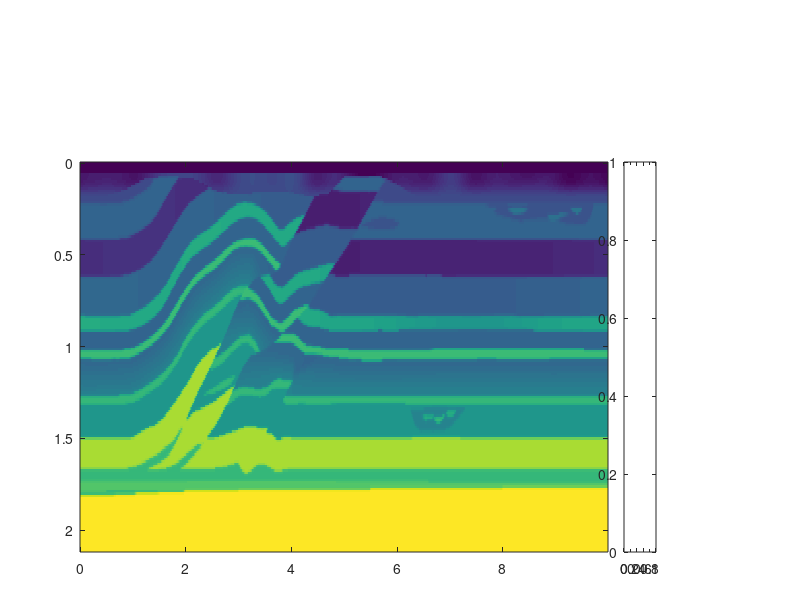

Reproduce this figure in MATLAB. (Note: this script raises an error after producing the figure.)
clear;
clear all;
clc;
nz=170;
nx=800;
nt=3000;
dx=12.5;dz=12.5;dt=0.0013;
xx=0:dx:dx*(nx-1);
zz=0:dz:dz*(nz-1);
xx=xx/1000;
zz=zz/1000;
tt=0:dt:dt*(nt-1);
% %% reconstruction
% fid=fopen('800vx5.dat','rb');
% fid2=fopen('800vx_inv5.dat','rb');                                                                                                                   
% p1=fread(fid,[nz,nx],'float');
% p2=fread(fid2,[nz,nx],'float');
% dp=p1-p2;
% fclose(fid);fclose(fid2);
% figure(1)
% imagesc(xx,zz,p1);colormap(gray);mx=max(max(p1));mn=min(min(p1));caxis([mn mx]/10);set(gca,'xaxislocation','top'); xlabel('x (km)');ylabel('z (km)');colorbar;%title('vx seismogram');
% set(gcf,'Position',[100 100 260 130]); colorbar;
% set(gca,'Position',[.13 .08 .680 .65]); colorbar('position',[0.83 0.08 0.04 0.6]);
% set(gca,'xaxislocation','top'); xlabel('x (km)');ylabel('z (km)');
% figure_FontSize=8;  
% set(get(gca,'XLabel'),'FontSize',figure_FontSize,'Vertical','middle'); 
% set(get(gca,'YLabel'),'FontSize',figure_FontSize,'Vertical','middle'); 
% set(findobj('FontSize',10),'FontSize',figure_FontSize);  
% set(findobj(get(gca,'Children'),'LineWidth',0.5),'LineWidth',2); 
% set(gcf, 'PaperPositionMode', 'manual');
% figure(2)
% imagesc(xx,zz,p2);colormap(gray);mx=max(max(p2));mn=min(min(p2));caxis([mn mx]/10);set(gca,'xaxislocation','top'); xlabel('x /(km)');ylabel('z /(km)');colorbar;%title('vz seismogram ');
% set(gcf,'Position',[100 100 260 130]); colorbar;
% set(gca,'Position',[.13 .08 .680 .65]); colorbar('position',[0.83 0.08 0.04 0.6]);
% set(gca,'xaxislocation','top'); xlabel('x (km)');ylabel('z (km)');
% figure_FontSize=8;  
% set(get(gca,'XLabel'),'FontSize',figure_FontSize,'Vertical','middle'); 
% set(get(gca,'YLabel'),'FontSize',figure_FontSize,'Vertical','middle'); 
% set(findobj('FontSize',10),'FontSize',figure_FontSize);  
% set(findobj(get(gca,'Children'),'LineWidth',0.5),'LineWidth',2); 
% set(gcf, 'PaperPositionMode', 'manual');
% figure(3)
% imagesc(xx,zz,dp);colormap(gray);mx=max(max(p2));mn=min(min(p2));caxis([mn mx]/10000);set(gca,'xaxislocation','top'); xlabel('x /(km)');ylabel('z /(km)');colorbar;%title('vz seismogram ');
% set(gcf,'Position',[100 100 260 130]); colorbar;
% set(gca,'Position',[.13 .08 .680 .65]); colorbar('position',[0.83 0.08 0.04 0.6]);
% set(gca,'xaxislocation','top'); xlabel('x (km)');ylabel('z (km)');
% figure_FontSize=8;  
% set(get(gca,'XLabel'),'FontSize',figure_FontSize,'Vertical','middle'); 
% set(get(gca,'YLabel'),'FontSize',figure_FontSize,'Vertical','middle'); 
% set(findobj('FontSize',10),'FontSize',figure_FontSize);  
% set(findobj(get(gca,'Children'),'LineWidth',0.5),'LineWidth',2); 
% set(gcf, 'PaperPositionMode', 'manual');
%% actual model
fid=fopen('acc_vp.dat','rb');
fid2=fopen('acc_vs.dat','rb');                                                                                                                   
p1=fread(fid,[nz,nx],'float');
p2=fread(fid2,[nz,nx],'float');
fclose(fid);fclose(fid2);

accp=p1;
accs=p2;

figure(4)
imagesc(xx,zz,p1);mx=max(max(p1));mn=min(min(p1));caxis([mn mx]);
%set(gcf,'Position',[100 100 260 130]); %colorbar;
set(gcf,'Position',[100 300 500 200]);
set(gca,'Position',[.10 .08 .660 .65]); %colorbar('position',[0.83 0.08 0.04 0.6]);
h=colorbar('position',[0.78 0.08 0.04 0.65]);
set(get(h,'ylabel'),'string','Velocity (m/s)','FontSize',13);
 
set(gca,'xaxislocation','top'); xlabel('x (km)');ylabel('z (km)');
figure_FontSize=13;  
set(get(gca,'XLabel'),'FontSize',figure_FontSize); 
set(get(gca,'YLabel'),'FontSize',figure_FontSize); 
set(findobj('FontSize',13),'FontSize',figure_FontSize);  
set(findobj(get(gca,'Children'),'LineWidth',1),'LineWidth',2); 
set(gcf, 'PaperPositionMode', 'manual');
set(gca,'fontsize',13);
figure(5)
imagesc(xx,zz,p2);mx=max(max(p2));mn=min(min(p2));caxis([mn mx]);
%set(gcf,'Position',[100 100 260 130]); %colorbar;
set(gcf,'Position',[100 300 500 200]);
set(gca,'Position',[.10 .08 .660 .65]); %colorbar('position',[0.83 0.08 0.04 0.6]);
h=colorbar('position',[0.78 0.08 0.04 0.65]);
set(get(h,'ylabel'),'string','Velocity (m/s)','FontSize',13);
 
set(gca,'xaxislocation','top'); xlabel('x (km)');ylabel('z (km)');
%figure_FontSize=13;  
set(get(gca,'XLabel'),'FontSize',figure_FontSize); 
set(get(gca,'YLabel'),'FontSize',figure_FontSize); 
set(findobj('FontSize',13),'FontSize',figure_FontSize);  
set(findobj(get(gca,'Children'),'LineWidth',1),'LineWidth',2); 
set(gcf, 'PaperPositionMode', 'manual');
set(gca,'fontsize',13);
%% ini model
fid=fopen('ini_vp.dat','rb');
fid2=fopen('ini_vs.dat','rb');                                                                                                                  
p1=fread(fid,[nz,nx],'float');
p2=fread(fid2,[nz,nx],'float');
fclose(fid);fclose(fid2);
figure(6)
imagesc(xx,zz,p1);mx=max(max(p1));mn=min(min(p1));caxis([mn mx]);
%set(gcf,'Position',[100 100 260 130]); %colorbar;
set(gcf,'Position',[100 300 500 200]);
set(gca,'Position',[.10 .08 .660 .65]); %colorbar('position',[0.83 0.08 0.04 0.6]);
h=colorbar('position',[0.78 0.08 0.04 0.65]);
set(get(h,'ylabel'),'string','Velocity (m/s)','FontSize',13);
 
set(gca,'xaxislocation','top'); xlabel('x (km)');ylabel('z (km)');
figure_FontSize=13;  
set(get(gca,'XLabel'),'FontSize',figure_FontSize); 
set(get(gca,'YLabel'),'FontSize',figure_FontSize); 
set(findobj('FontSize',13),'FontSize',figure_FontSize);  
set(findobj(get(gca,'Children'),'LineWidth',1),'LineWidth',2); 
set(gcf, 'PaperPositionMode', 'manual');
set(gca,'fontsize',13);
figure(7)
imagesc(xx,zz,p2);mx=max(max(p2));mn=min(min(p2));caxis([mn mx]);
%set(gcf,'Position',[100 100 260 130]); %colorbar;
set(gcf,'Position',[100 300 500 200]);
set(gca,'Position',[.10 .08 .660 .65]); %colorbar('position',[0.83 0.08 0.04 0.6]);
h=colorbar('position',[0.78 0.08 0.04 0.65]);
set(get(h,'ylabel'),'string','Velocity (m/s)','FontSize',13);
 
set(gca,'xaxislocation','top'); xlabel('x (km)');ylabel('z (km)');
%figure_FontSize=13;  
set(get(gca,'XLabel'),'FontSize',figure_FontSize); 
set(get(gca,'YLabel'),'FontSize',figure_FontSize); 
set(findobj('FontSize',13),'FontSize',figure_FontSize);  
set(findobj(get(gca,'Children'),'LineWidth',1),'LineWidth',2); 
set(gcf, 'PaperPositionMode', 'manual');
set(gca,'fontsize',13);

%% inversion
fid=fopen('1ifreq_vp.dat','rb');
fid2=fopen('1ifreq_vs.dat','rb');                                                                                                                   
p1=fread(fid,[nz,nx],'float');
p2=fread(fid2,[nz,nx],'float');
fclose(fid);fclose(fid2);
figure(8)
imagesc(xx,zz,p1);mx=max(max(p1));mn=min(min(p1));caxis([mn mx]);
%set(gcf,'Position',[100 100 260 130]); %colorbar;
set(gcf,'Position',[100 300 500 200]);
set(gca,'Position',[.10 .08 .660 .65]); %colorbar('position',[0.83 0.08 0.04 0.6]);
h=colorbar('position',[0.78 0.08 0.04 0.65]);
set(get(h,'ylabel'),'string','Velocity (m/s)','FontSize',13);
 
set(gca,'xaxislocation','top'); xlabel('x (km)');ylabel('z (km)');
figure_FontSize=13;  
set(get(gca,'XLabel'),'FontSize',figure_FontSize); 
set(get(gca,'YLabel'),'FontSize',figure_FontSize); 
set(findobj('FontSize',13),'FontSize',figure_FontSize);  
set(findobj(get(gca,'Children'),'LineWidth',1),'LineWidth',2); 
set(gcf, 'PaperPositionMode', 'manual');
set(gca,'fontsize',13);
figure(9)
imagesc(xx,zz,p2);mx=max(max(p2));mn=min(min(p2));caxis([mn mx]);
%set(gcf,'Position',[100 100 260 130]); %colorbar;
set(gcf,'Position',[100 300 500 200]);
set(gca,'Position',[.10 .08 .660 .65]); %colorbar('position',[0.83 0.08 0.04 0.6]);
h=colorbar('position',[0.78 0.08 0.04 0.65]);
set(get(h,'ylabel'),'string','Velocity (m/s)','FontSize',13);
 
set(gca,'xaxislocation','top'); xlabel('x (km)');ylabel('z (km)');
%figure_FontSize=13;  
set(get(gca,'XLabel'),'FontSize',figure_FontSize); 
set(get(gca,'YLabel'),'FontSize',figure_FontSize); 
set(findobj('FontSize',13),'FontSize',figure_FontSize);  
set(findobj(get(gca,'Children'),'LineWidth',1),'LineWidth',2); 
set(gcf, 'PaperPositionMode', 'manual');
set(gca,'fontsize',13);
%% inversion
fid=fopen('3ifreq_vp.dat','rb');
fid2=fopen('3ifreq_vs.dat','rb');                                                                                                                   
p1=fread(fid,[nz,nx],'float');
p2=fread(fid2,[nz,nx],'float');
fclose(fid);fclose(fid2);
figure(10)
imagesc(xx,zz,p1);mx=max(max(p1));mn=min(min(p1));caxis([mn mx]);
%set(gcf,'Position',[100 100 260 130]); %colorbar;
set(gcf,'Position',[100 300 500 200]);
set(gca,'Position',[.10 .08 .660 .65]); %colorbar('position',[0.83 0.08 0.04 0.6]);
h=colorbar('position',[0.78 0.08 0.04 0.65]);
set(get(h,'ylabel'),'string','Velocity (m/s)','FontSize',13);
 
set(gca,'xaxislocation','top'); xlabel('x (km)');ylabel('z (km)');
figure_FontSize=13;  
set(get(gca,'XLabel'),'FontSize',figure_FontSize); 
set(get(gca,'YLabel'),'FontSize',figure_FontSize); 
set(findobj('FontSize',13),'FontSize',figure_FontSize);  
set(findobj(get(gca,'Children'),'LineWidth',1),'LineWidth',2); 
set(gcf, 'PaperPositionMode', 'manual');
set(gca,'fontsize',13);
figure(11)
imagesc(xx,zz,p2);mx=max(max(p2));mn=min(min(p2));caxis([mn mx]);
%set(gcf,'Position',[100 100 260 130]); %colorbar;
set(gcf,'Position',[100 300 500 200]);
set(gca,'Position',[.10 .08 .660 .65]); %colorbar('position',[0.83 0.08 0.04 0.6]);
h=colorbar('position',[0.78 0.08 0.04 0.65]);
set(get(h,'ylabel'),'string','Velocity (m/s)','FontSize',13);
 
set(gca,'xaxislocation','top'); xlabel('x (km)');ylabel('z (km)');
%figure_FontSize=13;  
set(get(gca,'XLabel'),'FontSize',figure_FontSize); 
set(get(gca,'YLabel'),'FontSize',figure_FontSize); 
set(findobj('FontSize',13),'FontSize',figure_FontSize);  
set(findobj(get(gca,'Children'),'LineWidth',1),'LineWidth',2); 
set(gcf, 'PaperPositionMode', 'manual');
set(gca,'fontsize',13);

%% inversion
fid=fopen('5ifreq_vp.dat','rb');
fid2=fopen('5ifreq_vs.dat','rb');                                                                                                                   
p1=fread(fid,[nz,nx],'float');
p2=fread(fid2,[nz,nx],'float');
fclose(fid);fclose(fid2);
figure(12)
imagesc(xx,zz,p1);mx=max(max(p1));mn=min(min(p1));caxis([mn mx]);
%set(gcf,'Position',[100 100 260 130]); %colorbar;
set(gcf,'Position',[100 300 500 200]);
set(gca,'Position',[.10 .08 .660 .65]); %colorbar('position',[0.83 0.08 0.04 0.6]);
h=colorbar('position',[0.78 0.08 0.04 0.65]);
set(get(h,'ylabel'),'string','Velocity (m/s)','FontSize',13);
 
set(gca,'xaxislocation','top'); xlabel('x (km)');ylabel('z (km)');
figure_FontSize=13;  
set(get(gca,'XLabel'),'FontSize',figure_FontSize); 
set(get(gca,'YLabel'),'FontSize',figure_FontSize); 
set(findobj('FontSize',13),'FontSize',figure_FontSize);  
set(findobj(get(gca,'Children'),'LineWidth',1),'LineWidth',2); 
set(gcf, 'PaperPositionMode', 'manual');
set(gca,'fontsize',13);
figure(13)
imagesc(xx,zz,p2);mx=max(max(p2));mn=min(min(p2));caxis([mn mx]);
%set(gcf,'Position',[100 100 260 130]); %colorbar;
set(gcf,'Position',[100 300 500 200]);
set(gca,'Position',[.10 .08 .660 .65]); %colorbar('position',[0.83 0.08 0.04 0.6]);
h=colorbar('position',[0.78 0.08 0.04 0.65]);
set(get(h,'ylabel'),'string','Velocity (m/s)','FontSize',13);
 
set(gca,'xaxislocation','top'); xlabel('x (km)');ylabel('z (km)');
%figure_FontSize=13;  
set(get(gca,'XLabel'),'FontSize',figure_FontSize); 
set(get(gca,'YLabel'),'FontSize',figure_FontSize); 
set(findobj('FontSize',13),'FontSize',figure_FontSize);  
set(findobj(get(gca,'Children'),'LineWidth',1),'LineWidth',2); 
set(gcf, 'PaperPositionMode', 'manual');
set(gca,'fontsize',13);
% %% obs seis
% fid=fopen('20source_seismogram_vz_obs.dat','rb');                                                                                                            
% p1=fread(fid,[nt,nx],'float');
% fclose(fid);
% figure(10)
% imagesc(xx,tt,p1);
% colormap(gray);mx=max(max(p1));mn=min(min(p1));caxis([mn mx]/15);
% set(gca,'xaxislocation','top'); %title('vx seismogram');
% set(gcf,'Position',[100 100 420 420]); 
% set(gca,'Position',[.13 .04 .680 .85]);
% colorbar('position',[0.83 0.040 0.04 0.8]);set(gca, 'CLim', [-6*10^-9 6*10^-9]);
% %set(gca,'xaxislocation','top'); 
% xlabel('x (km)');ylabel('t (s)');
% figure_FontSize=13;  
% set(get(gca,'XLabel'),'FontSize',figure_FontSize); 
% set(get(gca,'YLabel'),'FontSize',figure_FontSize); 
% set(findobj('FontSize',13),'FontSize',figure_FontSize);  
% set(findobj(get(gca,'Children'),'LineWidth',0.5),'LineWidth',2); 
% set(gcf, 'PaperPositionMode', 'manual');
%set(gca,'fontsize',13);

% %% syn seis
% fid=fopen('20source_seismogram_vz_10syn.dat','rb');                                                                                                            
% p1=fread(fid,[nt,nx],'float');
% fclose(fid);
% pcc=p1;
% figure(11)
% imagesc(xx,tt,p1);
% colormap(gray);mx=max(max(pcc));mn=min(min(pcc));caxis([mn mx]/40);
% set(gca,'xaxislocation','top'); %title('vx seismogram');
% set(gcf,'Position',[100 100 420 420]); 
% set(gca,'Position',[.13 .04 .680 .85]);
% colorbar('position',[0.83 0.040 0.04 0.8]);set(gca, 'CLim', [-6*10^-9 6*10^-9]);
% %set(gca,'xaxislocation','top'); 
% xlabel('x (km)');ylabel('t (s)');
% figure_FontSize=13;  
% set(get(gca,'XLabel'),'FontSize',figure_FontSize); 
% set(get(gca,'YLabel'),'FontSize',figure_FontSize); 
% set(findobj('FontSize',13),'FontSize',figure_FontSize);  
% set(findobj(get(gca,'Children'),'LineWidth',0.5),'LineWidth',2); 
% set(gcf, 'PaperPositionMode', 'manual');
% set(gca,'fontsize',13);
% 
% 
% %% rms seis
% fid=fopen('20source_seismogram_vz_10rms.dat','rb');                                                                                                            
% p1=fread(fid,[nt,nx],'float');
% fclose(fid);
% figure(12)
% imagesc(xx,tt,p1);
% colormap(gray);mx=max(max(pcc));mn=min(min(pcc));caxis([mn mx]);
% set(gca,'xaxislocation','top'); %title('vx seismogram');
% set(gcf,'Position',[100 100 420 420]); 
% set(gca,'Position',[.13 .04 .680 .85]);
% colorbar('position',[0.83 0.040 0.04 0.8]);%set(gca, 'CLim', [-6*10^-9 6*10^-9]);
% %set(gca,'xaxislocation','top'); 
% xlabel('x (km)');ylabel('t (s)');
% figure_FontSize=13;  
% set(get(gca,'XLabel'),'FontSize',figure_FontSize); 
% set(get(gca,'YLabel'),'FontSize',figure_FontSize); 
% set(findobj('FontSize',13),'FontSize',figure_FontSize);  
% set(findobj(get(gca,'Children'),'LineWidth',0.5),'LineWidth',2); 
% set(gcf, 'PaperPositionMode', 'manual');
% set(gca,'fontsize',13);
% 
% 
% %% MIsfit
% n1=10;
% n2=10;
% n3=10;
% n4=10;
% n5=10;
% 
% [L1] = textread('misfit_1ifreq.txt', '%17f', -1);
% [L2] = textread('misfit_2ifreq.txt', '%17f', -1);
% [L3] = textread('misfit_3ifreq.txt', '%17f', -1);
% [L4] = textread('misfit_4ifreq.txt', '%17f', -1);
% [L5] = textread('misfit_5ifreq.txt', '%17f', -1);
% % 
% % L1=L1/max(L1);
% % L2=L2/max(L1);
% % L3=L3/max(L1);
% % L4=L4/max(L1);
% % L5=L5/max(L1);
% 
% L=[L1;L2;L3;L4;L5];
% L=L*10^-4;
% Lx=[1:10,1:10,1:10,1:10,1:10]';
% 
% figure;
% 
% plot(L,'r*','markersize',4);hold on;
% xlabel('Iterations','fontsize',13);
% ylabel('Objective function misfit','fontsize',13);
% 
% 
% plot([10.5 10.5],[0 3],'b--');
% plot([20.5 20.5],[0 3],'b--');
% plot([30.5 30.5],[0 3],'b--');
% plot([40.5 40.5],[0 3],'b--');
% 
% axis([1 50 0 3]);
% 
% gtext('4Hz','fontsize',13);
% gtext('7Hz','fontsize',13);
% gtext('9Hz','fontsize',13);
% gtext('14Hz','fontsize',13);
% gtext('18Hz','fontsize',13);
% 
% set(gcf,'Position',[100 500 450 300]);
% 
% 
% fid=fopen('5ifreq_vp.dat','rb');
% fid2=fopen('5ifreq_vs.dat','rb');                                                                                                                   
% p1=fread(fid,[nz,nx],'float');
% p2=fread(fid2,[nz,nx],'float');
% fclose(fid);fclose(fid2);
% figure(8)
% imagesc(xx,zz,p1);mx=max(max(p1));mn=min(min(p1));caxis([mn mx]);
% %set(gcf,'Position',[100 100 260 130]); %colorbar;
% set(gcf,'Position',[100 300 500 500]);
% set(gca,'Position',[.12 .08 .660 .75]); %colorbar('position',[0.83 0.08 0.04 0.6]);
% h=colorbar('position',[0.80 0.08 0.04 0.75]);
% set(get(h,'ylabel'),'string','Velocity (m/s)','FontSize',13);
%  
% set(gca,'xaxislocation','top'); xlabel('x (km)');ylabel('z (km)');
% figure_FontSize=13;  
% set(get(gca,'XLabel'),'FontSize',figure_FontSize); 
% set(get(gca,'YLabel'),'FontSize',figure_FontSize); 
% set(findobj('FontSize',13),'FontSize',figure_FontSize);  
% set(findobj(get(gca,'Children'),'LineWidth',1),'LineWidth',2); 
% set(gcf, 'PaperPositionMode', 'manual');
% set(gca,'fontsize',13);
% 
% figure(9)
% imagesc(xx,zz,p2);mx=max(max(p1));mn=min(min(p1));caxis([mn mx]);
% %set(gcf,'Position',[100 100 260 130]); %colorbar;
% set(gcf,'Position',[100 300 500 500]);
% set(gca,'Position',[.12 .08 .660 .75]); %colorbar('position',[0.83 0.08 0.04 0.6]);
% h=colorbar('position',[0.80 0.08 0.04 0.75]);
% set(get(h,'ylabel'),'string','Velocity (m/s)','FontSize',13);
%  
% set(gca,'xaxislocation','top'); xlabel('x (km)');ylabel('z (km)');
% figure_FontSize=13;  
% set(get(gca,'XLabel'),'FontSize',figure_FontSize); 
% set(get(gca,'YLabel'),'FontSize',figure_FontSize); 
% set(findobj('FontSize',13),'FontSize',figure_FontSize);  
% set(findobj(get(gca,'Children'),'LineWidth',1),'LineWidth',2); 
% set(gcf, 'PaperPositionMode', 'manual');
% set(gca,'fontsize',13);
% 
% sum1=0;
% for i=1:nx
%     for j=1:nz
%             sum1=sum1+abs((accp(j,i)-p1(j,i)))/accp(j,i);
%     end
% end
% sum1/nx/nz
% 
% sum2=0;
% for i=1:nx
%     for j=1:nz
%             sum2=sum2+abs((accs(j,i)-p2(j,i)))/accs(j,i);
%     end
% end
% sum2/nx/nz
% 
% pl=p1(90:130,400:600);
% zl=zz(90:130);
% xl=xx(400:600);
% 
% figure(9)
% imagesc(xl,zl,pl);mx=max(max(pl));mn=min(min(pl));caxis([mn mx]);
% %set(gcf,'Position',[100 100 260 130]); %colorbar;
% set(gcf,'Position',[100 300 500 300]);
% set(gca,'Position',[.12 .08 .660 .75]); %colorbar('position',[0.83 0.08 0.04 0.6]);
% h=colorbar('position',[0.80 0.08 0.04 0.75]);
% set(get(h,'ylabel'),'string','Velocity (m/s)','FontSize',13);
% set(gca, 'CLim', [2600 3500]);
% set(gca,'xaxislocation','top'); xlabel('x (km)');ylabel('z (km)');
% figure_FontSize=13;  
% set(get(gca,'XLabel'),'FontSize',figure_FontSize); 
% set(get(gca,'YLabel'),'FontSize',figure_FontSize); 
% set(findobj('FontSize',13),'FontSize',figure_FontSize);  
% set(findobj(get(gca,'Children'),'LineWidth',1),'LineWidth',2); 
% set(gcf, 'PaperPositionMode', 'manual');
% set(gca,'fontsize',13);